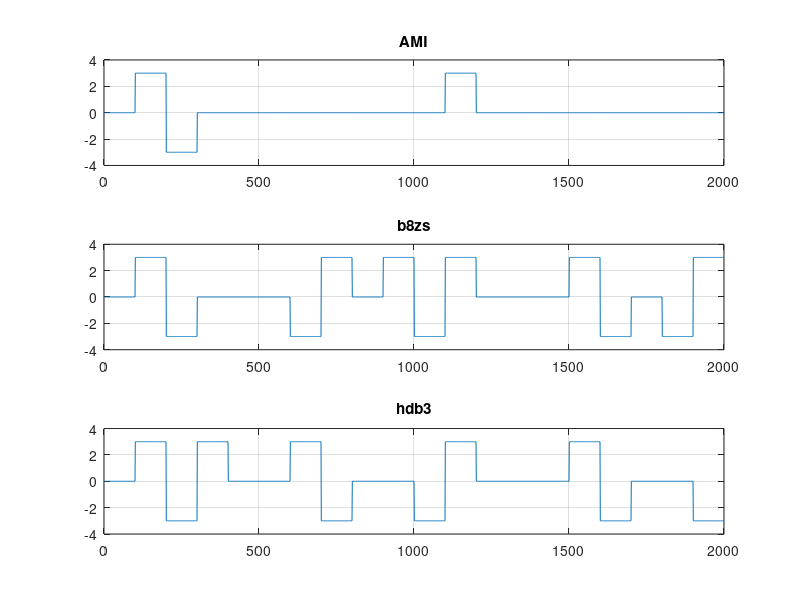

MATLAB code for this plot:
clc;
clear;
sig = [0 1 1 0 0 0 0 0 0 0 0 1 0 0 0 0 0 0 0 0];



sampling_rate = 100;

maxV = 3;
prev = -maxV;
b8zs1 = [0 0 0 maxV -maxV -maxV maxV];
b8zs2 = [0 0 0 -maxV maxV maxV -maxV];

ami = zeros(1, length(sig) * sampling_rate); 
for i = 1 : length(sig)
    curr = 0;
    if sig(i) == 1  
        curr = -prev;
        prev =  -prev;
    end
    ami((i - 1) * sampling_rate + 1 : i * sampling_rate) = curr;
end


X = 1:length(ami);
subplot(3, 1, 1)
plot(X, ami)
grid on
ylim([-4 4])
title("AMI");

%decode ami
ami_decoded = zeros(1, length(ami) / sampling_rate);
for i = 1 : length(ami_decoded)
    count = 0;
    for j = 1 : sampling_rate
        if abs(ami(((i-1) * sampling_rate) + j)) == maxV
            count = count + 1;
        end
    end
    if count > sampling_rate / 2
        ami_decoded(i) = 1;
    end
%    ami_decoded(i) = ami(((i - 1) * sampling_rate) + 1);
end
disp(ami_decoded);

b8zs = zeros(1, length(ami_decoded) * sampling_rate);
hdb3 = zeros(1, length(ami_decoded) * sampling_rate);

prev = -maxV;
for i = 1 : length(ami_decoded)
    curr = 0;
    if sig(i) == 1
        count = 0;
        curr = -prev;
        prev = -prev;
    else
        count = count + 1;
        curr = 0;
        if(count == 8)
            b8zs((i - 8) * sampling_rate + 1 : (i - 7) * sampling_rate) = 0;
            b8zs((i - 7) * sampling_rate + 1 : (i - 6) * sampling_rate) = 0;
            b8zs((i - 6) * sampling_rate + 1 : (i - 5) * sampling_rate) = 0;
            b8zs((i - 5) * sampling_rate + 1 : (i - 4) * sampling_rate) = prev;
            b8zs((i - 4) * sampling_rate + 1 : (i - 3) * sampling_rate) = -prev;
            b8zs((i - 3) * sampling_rate + 1 : (i - 2) * sampling_rate) = 0;
            b8zs((i - 2) * sampling_rate + 1 : (i - 1) * sampling_rate) = -prev;
            curr = prev;
            count = 0;
        end
    end
    %b8zs(i) = curr;
    b8zs((i - 1) * sampling_rate + 1 : i * sampling_rate) = curr;
end

  
X = 1:length(b8zs);
subplot(3, 1, 2)
plot(X, b8zs)
grid on
ylim([-4 4])
title("b8zs");

count1 = 0;
prev = -maxV;
for i = 1 : length(ami_decoded)
    if sig(i) == 1
        count1 = count1 + 1;
        count = 0;
        hdb3((i - 1) * sampling_rate + 1 : i * sampling_rate) = -prev;
        prev = -prev;
    else
        count = count + 1;
        curr = 0;
        if(count == 4)
            if mod(count1, 2) == 0
                hdb3((i - 4) * sampling_rate + 1 : (i - 3) * sampling_rate) = -prev;
                prev = - prev;
            else
                count1 = count1 + 1;
            end
            hdb3((i - 1) * sampling_rate + 1 : i * sampling_rate) = prev; 
            count = 0;
        end
    end
end

X = 1:length(hdb3);
subplot(3, 1, 3)
plot(X, hdb3)
grid on
ylim([-4 4])
title("hdb3");

%decode both 
%cause fml

b8zsDec = zeros(1, length(b8zs) / sampling_rate);
hdb3Dec = zeros(1, length(hdb3) / sampling_rate);
prev = -maxV;
for i = 1 : length(b8zsDec)
       count = 0;
    countV = 0;
    for j = 1 : sampling_rate
        if ami(((i-1) * sampling_rate) + j) == -prev
            count = count + 1;
        elseif ami(((i-1) * sampling_rate) + j) == prev
            countV = countV + 1;
        end
    end
    if count > sampling_rate / 2
        b8zsDec(i) = 1;
        prev = -prev;
    elseif countV > sampling_rate / 2
        b8zsDec(i-3 : i+3) = 0;
    end
end

disp("b8zsDec:")
disp(b8zsDec);

prev = -maxV;
numberOf1s = 0;
for i = 1 : length(hdb3Dec)
    count = 0;
    countV = 0;
    for j = 1 : sampling_rate
        if ami(((i-1) * sampling_rate) + j) == -prev
            count = count + 1;
        elseif ami(((i-1) * sampling_rate) + j) == prev
            countV = countV + 1;
        end
    end
    if count > sampling_rate / 2
        hdb3Dec(i) = 1;
        prev = -prev;
    elseif countV > sampling_rate / 2
        hdb3Dec(i-3 : i) = 0;
    end
end

disp("hdb3Dec:")
disp(hdb3Dec);